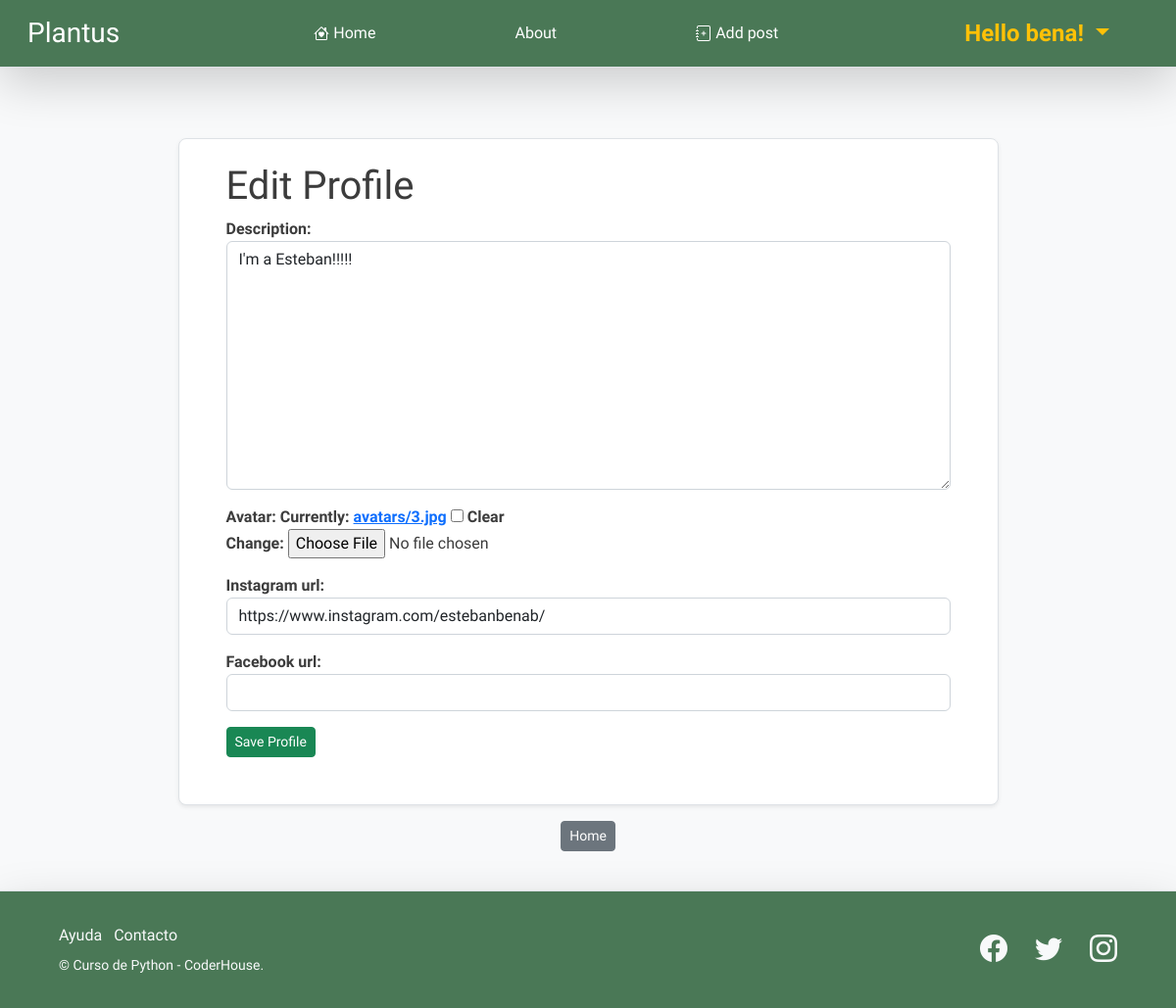
Page /members/user_edit_profile/1/ (signed in) on the earlier database version.
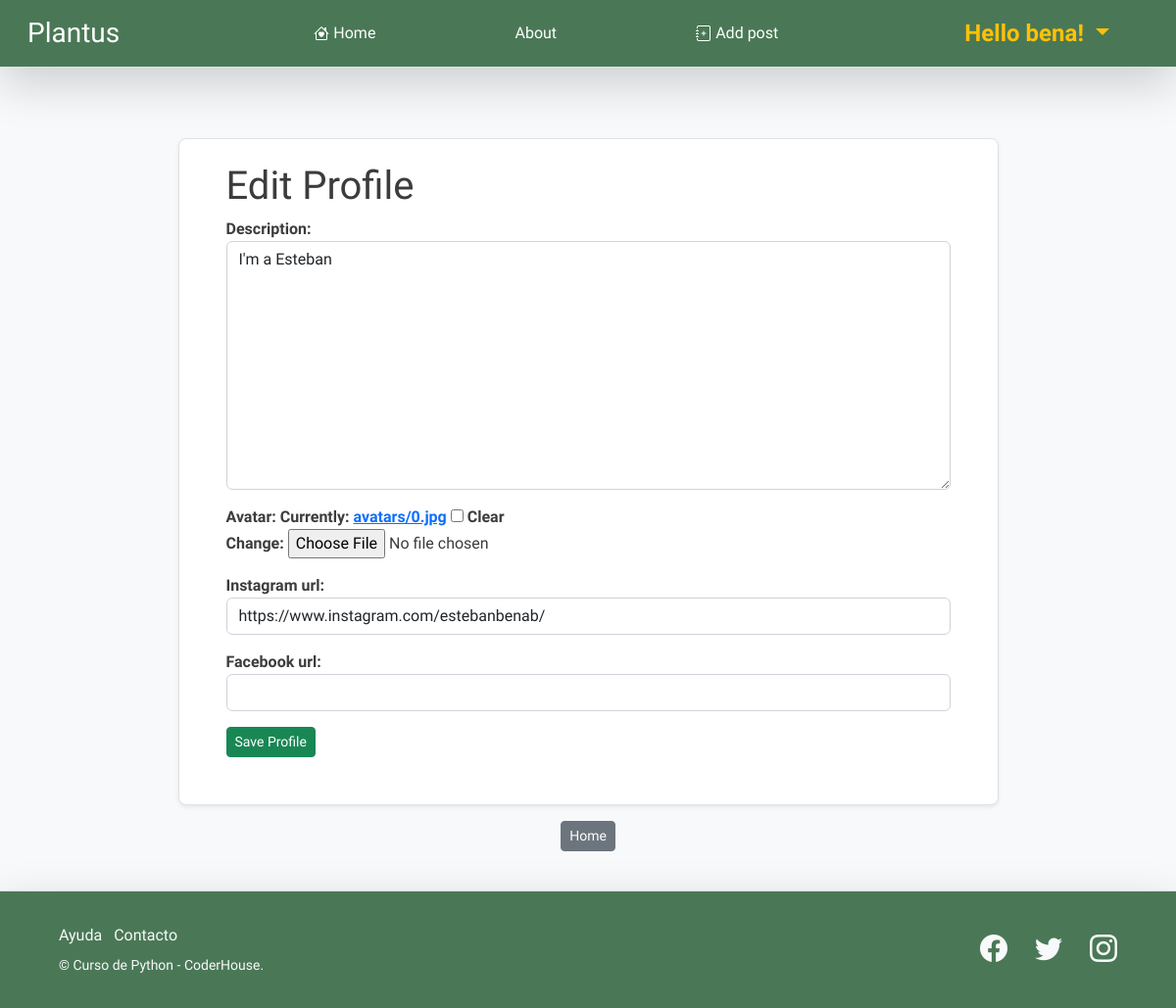
Same page on the later database version.
### blog/models.py (models this page shows, shortened)
class Profile (models.Model):
    user            = models.OneToOneField(User, null=True, on_delete = models.CASCADE)
    description     = models.TextField()
    avatar          = models.ImageField(upload_to='avatars', null=True, blank=True)
    instagram_url   = models.CharField(max_length=256,null=True, blank=True)
    facebook_url    = models.CharField(max_length=256,null=True, blank=True)

### plantus_members/views.py (the view)
# urls.py: path('user_edit_profile/<int:pk>/', UserEditProfileView.as_view(), name="edit_profile"),
class UserEditProfileView (LoginRequiredMixin, UpdateView):
    model = Profile
    form_class      = UserEditProfileForm
    template_name   = 'user_edit_profile.html'
    success_url     = reverse_lazy ('home')

### plantus_members/forms.py
class UserEditProfileForm(forms.ModelForm):
    class Meta:
        model   = Profile
        fields  = ['description', 'avatar', 'instagram_url','facebook_url']
        widgets = {
            'description'   : forms.Textarea(attrs={'class': 'form-control'}),
            'instagram_url' : forms.TextInput(attrs={'class': 'form-control'}),
            'facebook_url'  : forms.TextInput(attrs={'class': 'form-control'}),
        }

### plantus_members/templates/user_edit_profile.html (shortened to what this page needs)
{% extends "base.html" %}
{% block blog_base %}
<div class=" d-flex flex-column align-items-center mb-3">
    {% if user.id == profile.id  %}
        <div class="border rounded-3 shadow-sm mt-5 pt-4 mb-3 pb-5 px-5 bg-body w-75 ">
            <h1> Edit Profile </h1>
            <div class='form-group'>
                <form method="POST" enctype="multipart/form-data">
                {{ form.as_p }}
                <button class='btn btn-success btn-sm'> Save Profile </button>
            </div>
        </div>
    {% else %}
        <div class="alert alert-danger my-5" role="alert">
            <h2 class> You are not authorized to be here</h2>
        </div>
    {% endif %}
    <a class='btn btn-secondary btn-sm' href="{% url 'home' %}"> Home </a>
</div>
{% endblock blog_base %}

Differences in the rows shown:
changed Profile "https://www.instagram.com/estebanbenab/": description "I'm a Esteban!!!!!" → "I'm a Esteban"
Other differences:
text no longer shown: "Description: Avatar: Currently: avatars/3.jpg Clear Change: Instagram url: Facebook url:"
text now shown: "Description: Avatar: Currently: avatars/0.jpg Clear Change: Instagram url: Facebook url:"
